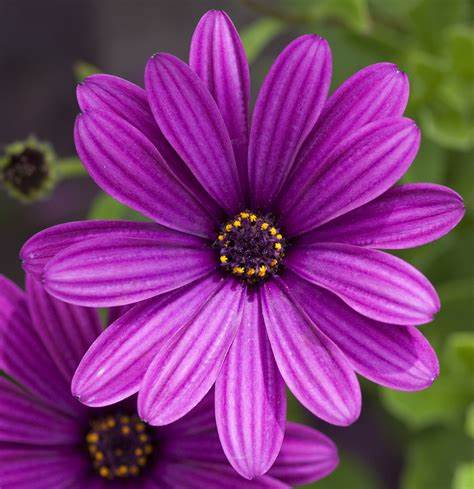
#> input picture Python/Hiimel/lab4/lab3/OIP.jpg, 474 x 489 px, found by its file name
$ python lab4.py
#> lines starting #> are read from the running program, lines starting #| are printed output that depends on the picture
import random
import matplotlib.pyplot as plt
import matplotlib.image as mpimg
import numpy as np

def shuffle_and_reconstruct(input_image_path):
#> called with input_image_path = 'lab3/OIP.jpg'
    image = mpimg.imread(input_image_path)
#> image is the input picture: shape (489, 474, 3); mean R, G, B 125.7, 56.5, 119.4
    height, width, _ = image.shape
#> height = 489; width = 474

    sub_width = width // 3
#> sub_width = 158
    sub_height = height // 3
#> sub_height = 163

    sub_images = []
    indices = []  # Keep track of original indices

    for i in range(3):
        for j in range(3):
            left = j * sub_width
            upper = i * sub_height
            right = (j + 1) * sub_width
            lower = (i + 1) * sub_height

            sub_image = image[upper:lower, left:right, :]
            sub_images.append(sub_image)
            indices.append((i, j))
#> after the loop, indices = [(0, 0), (0, 1), (0, 2), (1, 0), (1, 1), (1, 2), (2, 0), (2, 1), (2, 2)]; sub_images = 9 items

    shuffled_indices = list(range(9))
    random.shuffle(shuffled_indices)

    new_image = np.zeros_like(image)

    for i, shuffled_index in enumerate(shuffled_indices):
        original_index = indices[shuffled_index]
        print(original_index)
        row, col = original_index

        left = col * sub_width
        upper = row * sub_height
        new_image[upper:upper + sub_height, left:left + sub_width, :] = sub_images[i]
#> this loop made 9 passes
#> (row, col, left, upper) on passes 1 to 9: (2, 1, 158, 326), (1, 2, 316, 163), (0, 1, 158, 0), (1, 0, 0, 163), (1, 1, 158, 163), (0, 2, 316, 0), (0, 0, 0, 0), (2, 2, 316, 326), (2, 0, 0, 326)
#| (2, 1)
#| (1, 2)
#| (0, 1)
#| (1, 0)
#| (1, 1)
#| (0, 2)
#| (0, 0)
#| (2, 2)
#> (further printed lines are left out)
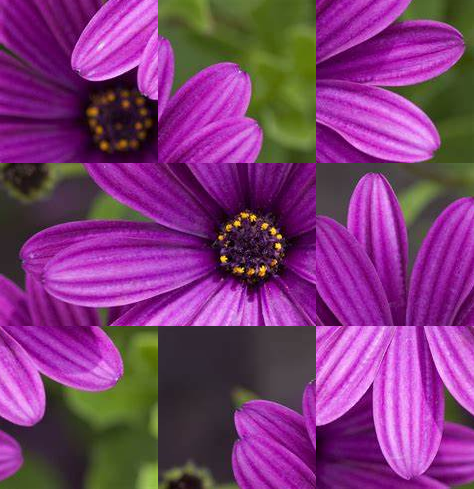
#> new_image: shape (489, 474, 3); mean of channels 0, 1, 2 125.7, 56.5, 119.4; drawn as R, G, B

    plt.imshow(new_image)
    plt.axis('off')
    plt.show()

# Example usage
input_image_path = "lab3/OIP.jpg"
shuffle_and_reconstruct(input_image_path)
